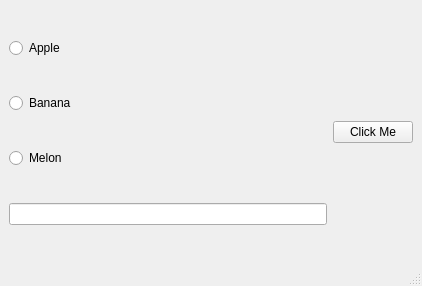
<?xml version="1.0" encoding="UTF-8"?>
<ui version="4.0">
 <class>MainWindow</class>
 <widget class="QMainWindow" name="MainWindow">
  <property name="geometry">
   <rect>
    <x>0</x>
    <y>0</y>
    <width>422</width>
    <height>286</height>
   </rect>
  </property>
  <property name="windowTitle">
   <string>MainWindow</string>
  </property>
  <widget class="QWidget" name="centralwidget">
   <layout class="QHBoxLayout" name="horizontalLayout">
    <item>
     <layout class="QVBoxLayout" name="verticalLayout">
      <item>
       <widget class="QRadioButton" name="radioButton">
        <property name="text">
         <string>Apple</string>
        </property>
       </widget>
      </item>
      <item>
       <widget class="QRadioButton" name="radioButton_2">
        <property name="text">
         <string>Banana</string>
        </property>
       </widget>
      </item>
      <item>
       <widget class="QRadioButton" name="radioButton_3">
        <property name="text">
         <string>Melon</string>
        </property>
       </widget>
      </item>
      <item>
       <widget class="QLineEdit" name="lineEdit"/>
      </item>
     </layout>
    </item>
    <item>
     <widget class="QPushButton" name="pushButton">
      <property name="text">
       <string>Click Me</string>
      </property>
     </widget>
    </item>
   </layout>
  </widget>
  <widget class="QMenuBar" name="menubar">
   <property name="geometry">
    <rect>
     <x>0</x>
     <y>0</y>
     <width>422</width>
     <height>21</height>
    </rect>
   </property>
  </widget>
  <widget class="QStatusBar" name="statusbar"/>
 </widget>
 <resources/>
 <connections/>
</ui>
